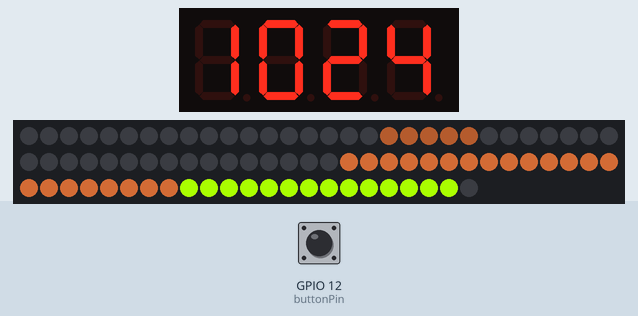
The sketch below on a simulated ESP8266 (NodeMCU). Shown: 4-digit seven-segment display, 83 RGB LEDs in strip order, left to right, continuing on the next row. The test bench sets the inputs (shaded band); at power-on: GPIO 12 (buttonPin) HIGH. Dim RGB values are drawn brighter than linear; the local clock reads 2024-03-15 10:24:30 at power-on unless the sketch sets it.

Above: at 1.2 s.
1.3 s: GPIO 12 (buttonPin) pulled LOW for 3.2 s
At 4.9 s:
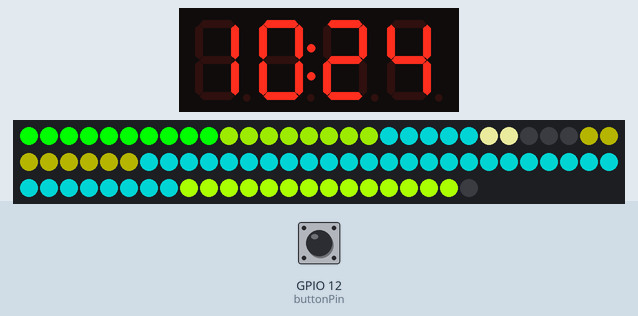
6.0 s: GPIO 12 (buttonPin) pulled LOW for 0.15 s
At 6.9 s:
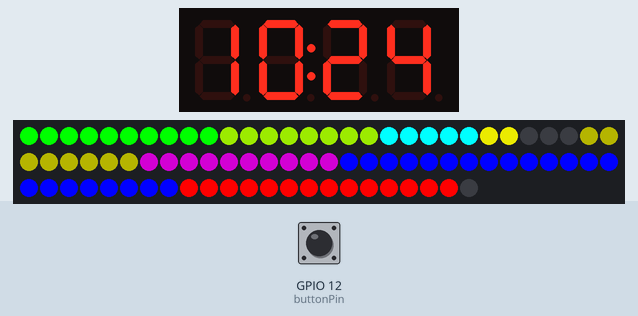
9.1 s: GPIO 12 (buttonPin) pulled LOW for 1 s
At 9.28 s:
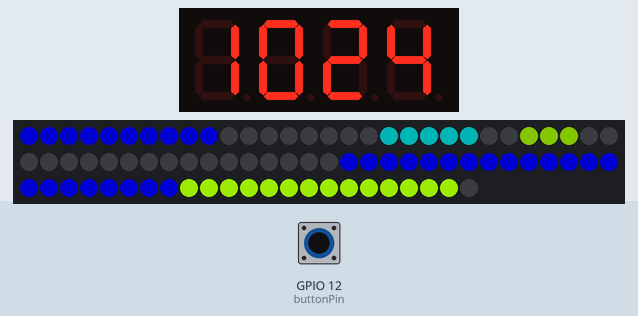
Timing chart, 0 to 12.1 s (numbered marks = the images above; inputs shaded):
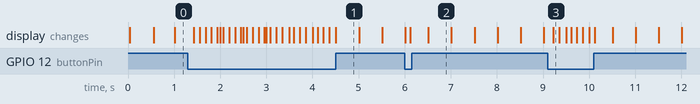

The sketch:

clockTM1637.ino
```cpp
// (licence header left out)
#include <TM1637.h>
#include "RTClib.h"
#include <ESP8266WiFi.h>
#include <Adafruit_NeoPixel.h>

#define PIN 14 // pin LEDs WS2812
#define NUMPIXELS 83 // Number of LEDs WS2812

RTC_DS1307 rtc;

// Instantiation and pins configurations
// Pin 2 - > DIO
// Pin 0 - > CLK
TM1637 tm1637(0, 2);
boolean dp;
int hh;
int mm;
int ss;
int oldss;
String Sore;
char ore[5];
int buttonPin = 12;
unsigned long myTime;
unsigned long myTime1;
unsigned long previousMillis;
boolean valbutton;
boolean oldvalbutton;
boolean cambiato;
boolean modifica = false;
int sezioni[10][2] = {{1, 10},{11, 18},{19, 23},{24,25},{26,28},{29,36},{37,46},{47,58},{59,68},{69,82}};
String scene[4] = {{"alba"},{"giorno"},{"tramonto"},{"notte"}};
int scena;
int oldscena;
int R;
int G;
int B;
int sezione;

Adafruit_NeoPixel pixels(NUMPIXELS, PIN, NEO_GRB + NEO_KHZ800);

void setup() {
  Serial.begin(115200);
  WiFi.mode( WIFI_OFF );
  tm1637.init();
  tm1637.setBrightness(5);
  if (! rtc.begin()) {
    Serial.println("Couldn't find RTC");
    Serial.flush();
    abort();
  }

  if (! rtc.isrunning()) {
    Serial.println("RTC is NOT running, let's set the time!");
    // When time needs to be set on a new device, or after a power loss, the
    // following line sets the RTC to the date & time this sketch was compiled
    rtc.adjust(DateTime(F(__DATE__), F(__TIME__)));
    // This line sets the RTC with an explicit date & time, for example to set
    // January 21, 2014 at 3am you would call:
    // rtc.adjust(DateTime(2021, 6, 2, 0, 18, 0));
  }
  //rtc.adjust(DateTime(2021, 6, 9, 20, 14, 30));
  pixels.begin(); // INITIALIZE NeoPixel strip object (REQUIRED)
  pixels.clear(); // Set all pixel colors to 'off'  previousMillis = millis();
  alba();
}

void loop() {
  DateTime now = rtc.now();
  hh = now.hour();
  mm = now.minute();
  ss = now.second();
  if (ss == oldss) {
    if (millis() - previousMillis < 500 && dp == false) {
      sprintf(ore, "%02d%02d", hh, mm);
      Sore = ore;
      tm1637.display(Sore); // Display the time
      dp = true;
    }
    if (millis() - previousMillis > 500 && dp == true) {
      sprintf(ore, "%02d.%02d", hh, mm);
      Sore = ore;
      tm1637.display(Sore);
      dp = false;
    }
  } else {
    oldss = ss;
    previousMillis = millis();
  }
  valbutton = digitalRead(buttonPin);
  if (valbutton == false && !oldvalbutton) {
    myTime = millis();
    oldvalbutton = true;
  } else if (valbutton && oldvalbutton) {
    oldvalbutton = false;  // pone il vecchio stato del pulsante a falso
    cambiato = false; // lo stato dell'azione del pulsante1 è falsa
  }
  if (valbutton == false && oldvalbutton && cambiato == false && millis() - myTime > 100) {
    oldvalbutton = false;
    scena = scena + 1;
    if (scena == 4) scena = 0;
    if (scena != oldscena) {
      oldscena = scena;
      switch (scena) {
        case 0:
          alba();
          break;
        case 1:
          giorno();
          break;
        case 2:
          tramonto();
          break;
        case 3:
          notte();
          break;
      }
    }
  }
  if (valbutton == false && oldvalbutton && cambiato == false && millis() - myTime > 3000) {
    oldvalbutton = false;
    cambiato = false;
    modifica = true;
    myTime1 = millis();
    modificaora(); // esegue la funzione modificadata
  }
}

void modificaora() {
  while (modifica) {
    sprintf(ore, "%02d.%02d", hh, mm);
    Sore = ore;
    tm1637.display(Sore); // Display the time
    valbutton = digitalRead(buttonPin);
    if (valbutton == false && !oldvalbutton) {
      myTime = millis();
      oldvalbutton = true;
      cambiato = true;
    } else if (valbutton && oldvalbutton) {
      oldvalbutton = false;  // pone il vecchio stato del pulsante a falso
      cambiato = false;
      myTime1 = millis();
    }
    if (valbutton == false && oldvalbutton && millis() - myTime > 100) {
      Serial.println(valbutton);
      myTime = millis();
      oldvalbutton = true;
      mm = mm + 1;
      if (mm == 60) {
        mm = 0;
        hh = hh + 1;
        if (hh == 24) hh = 0;
      }
    }
    delay(0);
    if (valbutton && oldvalbutton == false && cambiato == false && millis() - myTime1 > 3000) {
      modifica = false;
      rtc.adjust(DateTime(2021, 1, 1, hh, mm, ss));
    }
  }
}

void colora(int sezione, int R, int G, int B) {
  for (int i = sezioni[sezione][0] - 1; i < sezioni[sezione][1]; i++) {
    pixels.setPixelColor(i, pixels.Color(R, G, B));
  }
  pixels.show();   // Send the updated pixel colors to the hardware.
}


void alba() {
  colora(0, 0, 0,0);
  colora(1, 0, 0, 0);
  colora(2, 64, 32, 16);
  colora(3, 0, 0, 0);
  colora(4, 0, 0, 0);
  colora(5, 0, 0, 0);
  colora(6, 0, 0, 0);
  colora(7, 127, 64, 32);
  colora(8, 127, 64, 32);
  colora(9, 170, 255, 0);
}

void giorno() {
  colora(0, 0, 255,0);
  colora(1, 128, 192, 0);
  colora(2, 0, 128, 128);
  colora(3, 192, 192, 128);
  colora(4, 0, 0, 0);
  colora(5, 64, 64, 0);
  colora(6, 0, 128, 128);
  colora(7, 0, 128, 127);
  colora(8, 0, 128, 128);
  colora(9, 170, 255, 0);
}

void tramonto() {
  colora(0, 0, 255,0);
  colora(1, 127, 192, 0);
  colora(2, 0, 255, 255);
  colora(3, 192, 192, 0);
  colora(4, 0, 0, 0);
  colora(5, 64, 64, 0);
  colora(6, 127, 0, 128);
  colora(7, 0, 0, 255);
  colora(8, 0, 0, 255);
  colora(9, 255, 0, 0);
}

void notte() {
  colora(0, 0, 0,128);
  colora(1, 0, 0, 0);
  colora(2, 0, 64, 64);
  colora(3, 0, 0, 0);
  colora(4, 64, 96, 0);
  colora(5, 0, 0, 0);
  colora(6, 0, 0, 0);
  colora(7, 0, 0, 128);
  colora(8, 0, 0, 128);
  colora(9, 128, 192, 0);
}
```
